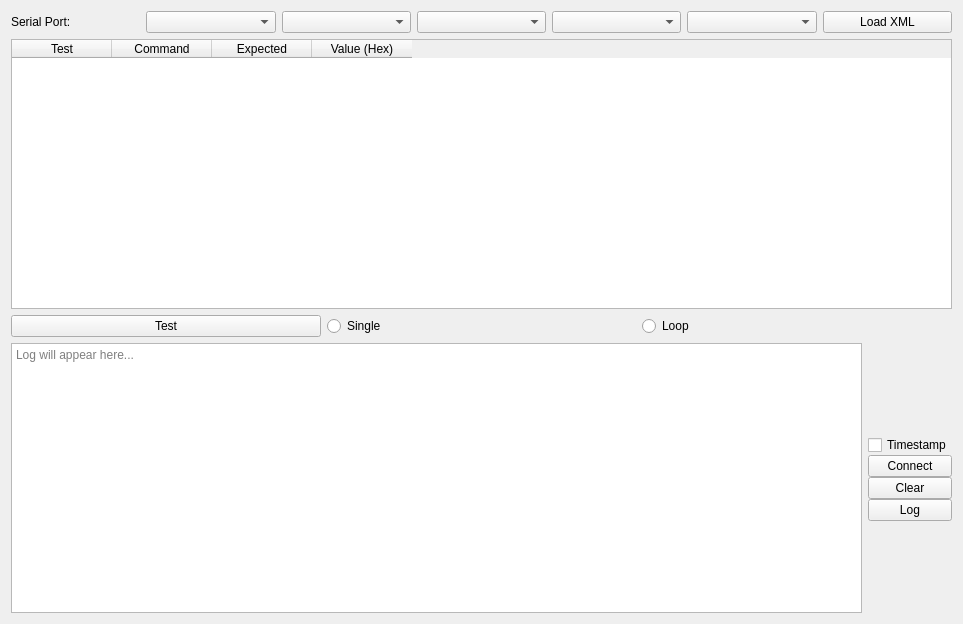
<?xml version="1.0" encoding="UTF-8"?>
<ui version="4.0">
 <class>SerialTest</class>
 <widget class="QWidget" name="SerialTest">
  <property name="geometry">
   <rect>
    <x>0</x>
    <y>0</y>
    <width>963</width>
    <height>624</height>
   </rect>
  </property>
  <property name="windowTitle">
   <string>Serial Command Tester</string>
  </property>
  <layout class="QVBoxLayout" name="verticalLayout">
   <item>
    <layout class="QHBoxLayout" name="horizontalLayoutTop">
     <item>
      <widget class="QLabel" name="labelPort">
       <property name="text">
        <string>Serial Port:</string>
       </property>
      </widget>
     </item>
     <item>
      <widget class="QComboBox" name="COMPort"/>
     </item>
     <item>
      <widget class="QComboBox" name="Baudrate"/>
     </item>
     <item>
      <widget class="QComboBox" name="Parity"/>
     </item>
     <item>
      <widget class="QComboBox" name="StopBit"/>
     </item>
     <item>
      <widget class="QComboBox" name="NData"/>
     </item>
     <item>
      <widget class="QPushButton" name="pushButtonLoadXml">
       <property name="text">
        <string>Load XML</string>
       </property>
      </widget>
     </item>
    </layout>
   </item>
   <item>
    <widget class="QTableWidget" name="tableWidgetCommands">
     <property name="rowCount">
      <number>0</number>
     </property>
     <property name="columnCount">
      <number>4</number>
     </property>
     <column>
      <property name="text">
       <string>Test</string>
      </property>
     </column>
     <column>
      <property name="text">
       <string>Command</string>
      </property>
     </column>
     <column>
      <property name="text">
       <string>Expected</string>
      </property>
     </column>
     <column>
      <property name="text">
       <string>Value (Hex)</string>
      </property>
     </column>
    </widget>
   </item>
   <item>
    <layout class="QHBoxLayout" name="horizontalLayoutButtons">
     <item>
      <widget class="QPushButton" name="test">
       <property name="text">
        <string>Test</string>
       </property>
      </widget>
     </item>
     <item>
      <widget class="QRadioButton" name="Single">
       <property name="text">
        <string>Single</string>
       </property>
      </widget>
     </item>
     <item>
      <widget class="QRadioButton" name="Loop">
       <property name="text">
        <string>Loop</string>
       </property>
      </widget>
     </item>
    </layout>
   </item>
   <item>
    <layout class="QHBoxLayout" name="horizontalLayoutLog">
     <item>
      <widget class="QTextEdit" name="textEditLog">
       <property name="enabled">
        <bool>true</bool>
       </property>
       <property name="lineWidth">
        <number>1</number>
       </property>
       <property name="readOnly">
        <bool>true</bool>
       </property>
       <property name="placeholderText">
        <string>Log will appear here...</string>
       </property>
      </widget>
     </item>
     <item>
      <layout class="QVBoxLayout" name="verticalLayoutRight">
       <item>
        <layout class="QVBoxLayout" name="verticalLayout_3">
         <property name="spacing">
          <number>0</number>
         </property>
         <item>
          <widget class="QCheckBox" name="Timestamp">
           <property name="text">
            <string>Timestamp</string>
           </property>
          </widget>
         </item>
         <item>
          <widget class="QPushButton" name="Connect">
           <property name="text">
            <string>Connect</string>
           </property>
          </widget>
         </item>
         <item>
          <widget class="QPushButton" name="Btn_clear">
           <property name="text">
            <string>Clear</string>
           </property>
          </widget>
         </item>
         <item>
          <widget class="QPushButton" name="Log">
           <property name="text">
            <string>Log</string>
           </property>
          </widget>
         </item>
        </layout>
       </item>
      </layout>
     </item>
    </layout>
   </item>
  </layout>
 </widget>
 <resources/>
 <connections/>
</ui>
